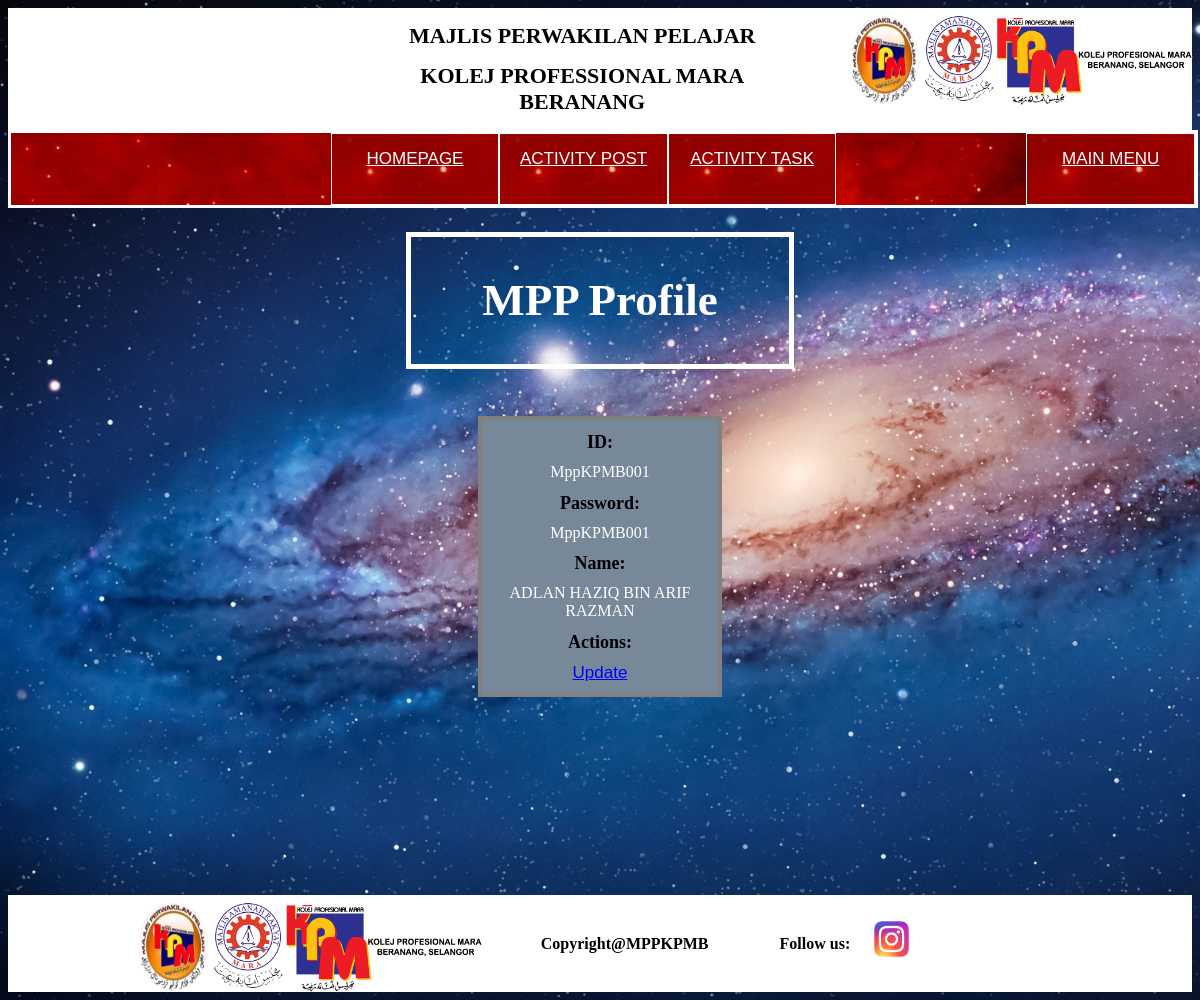
Screenshot of /MPPpage/homepage2/profilempp/MppKPMB001 with the database file from the repository.
### MPP_App/models.py (models this page shows)
class MPP(models.Model):
    mppId=models.CharField(max_length=20, primary_key=True)
    mpppassword=models.CharField(max_length=15)
    mppname=models.CharField(max_length=20)

### MPP_App/views.py (the view)
# urls.py: path("homepage2/profilempp/<str:mppId>", views.profilempp, name="profilempp"),
def profilempp(request,mppId):
    myMPP=MPP.objects.get(mppId=mppId)
    profilempp =MPP.objects.filter(mppId=mppId)
    dict = {
        'myMPP':myMPP,
        'viewactivityassign': viewactivityassign,
        'profilempp': profilempp,
    }
    return render(request,'profilempp.html',dict)

### MPP_App/templates/profilempp.html (shortened to what this page needs)
<!DOCTYPE html>
<html lang="en">
<head>
    {% load static %}
</head>
<body>
    <header>
        <div class="row1">
            <div class="cols col1">
                <h1>MAJLIS PERWAKILAN PELAJAR</h1>
                <h1>KOLEJ PROFESSIONAL MARA BERANANG</h1>
            </div>
            <div class="cols col2">
                {% load static %}
                <img src="{% static 'logo MPP.png' %}" alt="">
            </div>
            <div class="cols col6">
                {% load static %}
                <img src="{% static 'kpm.png' %}" alt="">
            </div>
        </div>
        <div class="row2">
            <div class="cols col3">
                 <a href="{% url 'homepage2' myMPP.mppId %}">HOMEPAGE</a>
            </div>
            <div class="cols col4">
                <a href="{% url 'insertactivity' myMPP.mppId %}">ACTIVITY POST</a>
            </div>
            <div class="cols col16">
                <a href="{% url 'activitytask' myMPP.mppId %}">ACTIVITY TASK</a>
            </div>
            <div class="cols col5">
                <a href="{% url 'login' %}">MAIN MENU</a>
            </div>
        </div>
    </header>
    <article>
        <div class="title">
            <h1>MPP Profile</h1>
        </div>
        {% for mpp in profilempp %}
        <div class="container">
            <div class="label">ID:</div>
            <div class="data">{{ mpp.mppId }}</div>
            <div class="label">Password:</div>
            <div class="data">{{ mpp.mpppassword }}</div>
            <div class="label">Name:</div>
            <div class="data">{{ mpp.mppname }}</div>
            <div class="label">Actions:</div>
            <div class="updatebutton">
                <a href="{% url 'updateprofilempp' mpp.mppId %}">Update</a>
            </div>
        </div>
        {% endfor %}
    </article>
    <br><br><br><br><br><br><br><br><br><br><br>
    <footer>
        <div class="row3">
            <div class="cols col7">
                {% load static %}
                <img src="{% static 'logo MPP.png' %}" alt="">
            </div>
            <div class="cols col8">
                {% load static %}
                <img src="{% static 'kpm.png' %}" alt="">
            </div>
            <div class="cols col10">
                <h4>Copyright@MPPKPMB</h4>
            </div>
            <div class="cols col10">
                <h4>Follow us:</h4>
            </div>
            <div class="cols col9">
                <a href="https://www.instagram.com/mppkpmb/">
                    <img src="{% static 'ig.png' %}" alt="">
                </a>
            </div>
        </div>
    </footer>

### rows the page displays
MPP: mppId "MppKPMB001", mpppassword "MppKPMB001", mppname "ADLAN HAZIQ BIN ARIF RAZMAN"
